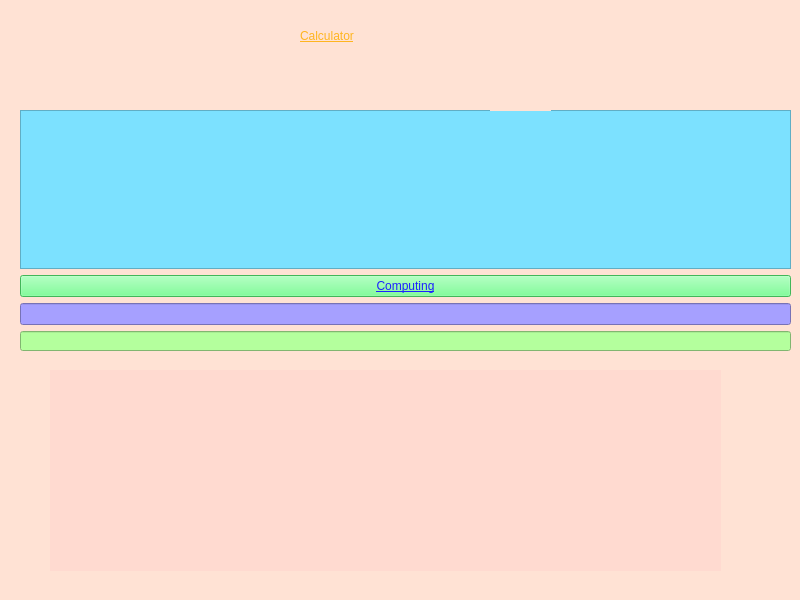
<?xml version="1.0" encoding="UTF-8"?>
<ui version="4.0">
 <class>MainWindow</class>
 <widget class="QMainWindow" name="MainWindow">
  <property name="geometry">
   <rect>
    <x>0</x>
    <y>0</y>
    <width>800</width>
    <height>600</height>
   </rect>
  </property>
  <property name="windowTitle">
   <string>MainWindow</string>
  </property>
  <property name="styleSheet">
   <string notr="true">background-color: rgb(255, 226, 212);</string>
  </property>
  <property name="animated">
   <bool>false</bool>
  </property>
  <widget class="QWidget" name="centralwidget">
   <widget class="QWidget" name="verticalLayoutWidget">
    <property name="geometry">
     <rect>
      <x>20</x>
      <y>110</y>
      <width>771</width>
      <height>241</height>
     </rect>
    </property>
    <layout class="QVBoxLayout" name="verticalLayout">
     <item>
      <widget class="QTextEdit" name="Expression">
       <property name="styleSheet">
        <string notr="true">background-color: rgb(124, 225, 255);
font: 11pt &quot;MS Shell Dlg 2&quot;;
font: 11pt &quot;Lucida Console&quot;;
</string>
       </property>
       <property name="tabStopWidth">
        <number>80</number>
       </property>
      </widget>
     </item>
     <item>
      <widget class="QPushButton" name="CalculateButton">
       <property name="styleSheet">
        <string notr="true">background-color: rgb(92, 255, 125);
color: rgb(29, 32, 255);
font: 9pt &quot;MS Shell Dlg 2&quot;;
text-decoration: underline;</string>
       </property>
       <property name="text">
        <string>Computing</string>
       </property>
      </widget>
     </item>
     <item>
      <widget class="QLineEdit" name="Poliz">
       <property name="styleSheet">
        <string notr="true">background-color: rgb(166, 160, 255);
font: 10pt &quot;MS Shell Dlg 2&quot;;</string>
       </property>
       <property name="readOnly">
        <bool>true</bool>
       </property>
      </widget>
     </item>
     <item>
      <widget class="QLineEdit" name="Answer">
       <property name="minimumSize">
        <size>
         <width>449</width>
         <height>20</height>
        </size>
       </property>
       <property name="styleSheet">
        <string notr="true">background-color: rgb(180, 255, 157);
font: 9pt &quot;Lucida Console&quot;;
</string>
       </property>
       <property name="readOnly">
        <bool>true</bool>
       </property>
      </widget>
     </item>
    </layout>
   </widget>
   <widget class="QLabel" name="label">
    <property name="geometry">
     <rect>
      <x>300</x>
      <y>-10</y>
      <width>201</width>
      <height>91</height>
     </rect>
    </property>
    <property name="styleSheet">
     <string notr="true">font: 8pt &quot;MS Shell Dlg 2&quot;;
text-decoration: underline;
font: 18pt &quot;MS Shell Dlg 2&quot;;
color: rgb(255, 181, 32);

</string>
    </property>
    <property name="text">
     <string>Calculator</string>
    </property>
   </widget>
   <widget class="QLabel" name="label_2">
    <property name="geometry">
     <rect>
      <x>50</x>
      <y>370</y>
      <width>671</width>
      <height>201</height>
     </rect>
    </property>
    <property name="styleSheet">
     <string notr="true">font: 6pt &quot;MS Shell Dlg 2&quot;;
background-color: rgb(255, 218, 208);</string>
    </property>
    <property name="text">
     <string/>
    </property>
    <property name="pixmap">
     <pixmap>../Desktop/здесь то что мне пригодится/8035564-Seamless-white-floral-pattern-with-brown-flowers-Stock-Vector-681x681.jpg</pixmap>
    </property>
   </widget>
   <widget class="QLabel" name="label_3">
    <property name="geometry">
     <rect>
      <x>490</x>
      <y>0</y>
      <width>61</width>
      <height>111</height>
     </rect>
    </property>
    <property name="text">
     <string/>
    </property>
    <property name="pixmap">
     <pixmap>../Desktop/здесь то что мне пригодится/n2wJlru6oNs.jpg</pixmap>
    </property>
   </widget>
  </widget>
  <widget class="QMenuBar" name="menubar">
   <property name="geometry">
    <rect>
     <x>0</x>
     <y>0</y>
     <width>800</width>
     <height>26</height>
    </rect>
   </property>
  </widget>
  <widget class="QStatusBar" name="statusbar"/>
 </widget>
 <resources/>
 <connections/>
</ui>
